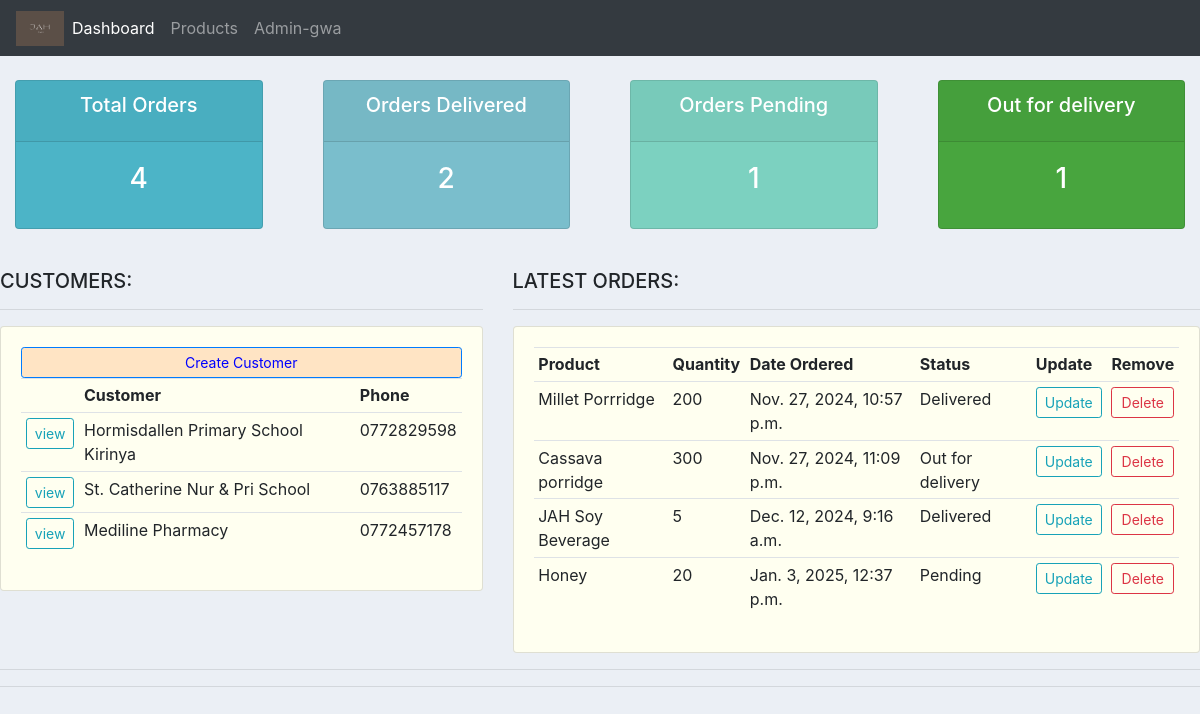
Before: / with the older database file.
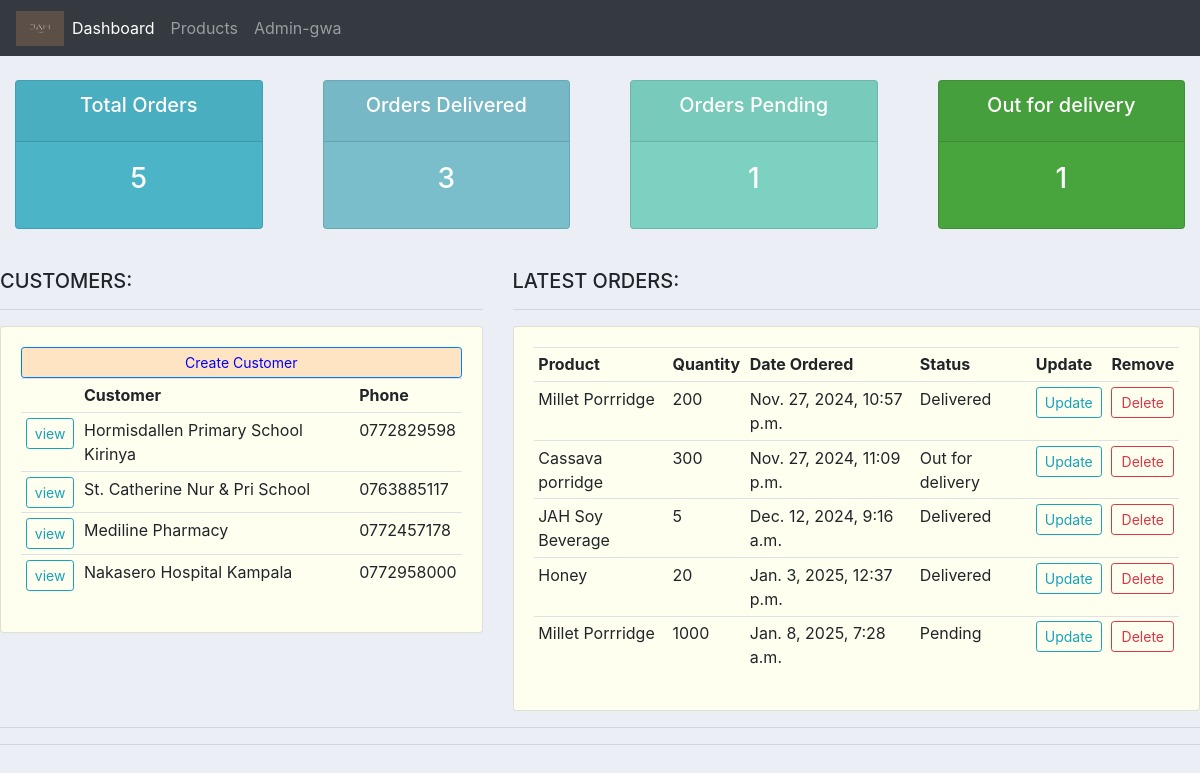
After: the same page with the newer database file.
### Jah_Accounts/models.py (models this page shows, shortened)
class Customer(models.Model):
    name = models.CharField(max_length=200, null=True)
    phone = models.CharField(max_length=200, null=True, blank=True)
    email = models.CharField(max_length=200, null=True, blank=True)
    date_created = models.DateTimeField(auto_now_add=True, null=True, blank=True)

class Order(models.Model):
    STATUS = (
        ('Pending', 'Pending'),
        ('Out for delivery', 'Out for delivery'),
        ('Delivered', 'Delivered'),
    )
    Customer = models.ForeignKey(Customer, null=True, on_delete=models.SET_NULL)
    Product = models.ForeignKey(Product, null=True, on_delete=models.SET_NULL,)
    date_created = models.DateTimeField(auto_now_add=True, null=True)
    status = models.CharField(max_length=200, null=True, choices=STATUS)
    tags = models.ManyToManyField(Tag)
    Quantity = models.CharField(null=True, max_length=4)

class Product(models.Model):
    CATEGORY = (
        ('Flour', 'Flour'),
        ('Honey', 'Honey'),
        ('Spice', 'Spice'),
    )
    name = models.CharField(max_length=200, null=True)
    price = models.FloatField(null=True)
    category = models.CharField(max_length=200, null=True, choices=CATEGORY)
    description = models.CharField(max_length=200, null = True, blank = True)
    date_created = models.DateTimeField(auto_now_add=True, null=True)
    def __str__(self):
        return self.name

### Jah_Accounts/views.py (the view)
# urls.py: path('', views.dashboard, name='home'),
def dashboard(request):
    orders = Order.objects.all()
    customers = Customer.objects.all()
    total_orders = orders.count()
    pending = Order.objects.filter(status = 'Pending').count()
    delivered = Order.objects.filter(status = 'Delivered').count()
    Out_for_Delivery =  Order.objects.filter(status = 'Out for delivery').count()
    context = {'orders': orders, 'customers': customers, 'total_orders': total_orders, 'pending': pending, 'delivered': delivered, 'Out_for_Delivery': Out_for_Delivery}
    return render(request, 'Jah_Accounts/Dashboard.html', context)

### Jah_Accounts/templates/Jah_Accounts/Dashboard.html
{% extends "Jah_Accounts/main.html" %}
{% block content %}
{% include "Jah_Accounts/status.html" %}
<br>
<div class="row">
    <div class="col-md-5">
        <h5>CUSTOMERS:</h5>
        <hr>
        <div class="card card-body" style="background-color: ivory;">
            <a class="btn btn-primary btn-sm btn-block" href="{% url "createCustomer" %}" style="background-color: bisque; color: blue; text-decoration: un;">Create Customer</a>
            <table class="table table-sm"">
                <tr>
                    <th></th>
                    <th>Customer</th>
                    <th>Phone</th>
                </tr>
                {% for customers in customers %}
                  <tr>
                    <td><a class="btn btn-sm btn-outline-info" href="{% url 'customers' customers.id %}">view</a></td>
                    <td>{{ customers.name }}</td>
                    <td>{{ customers.phone }}</td>
                  </tr>
                {% endfor %}
            </table>
        </div>
    </div>
    <div class="col-md-7">
        <h5>LATEST ORDERS:</h5>
        <hr>
        <div class="card card-body" style="background-color: ivory;">
            <table class="table table-sm">
                <tr>
                    <th>Product</th>
                    <th>Quantity</th>
                    <th>Date Ordered</th>
                    <th>Status</th>
                    <th>Update</th>
                    <th>Remove</th>
                </tr>
                {% for y in orders  %}
                    <tr>
                        <td>{{ y.Product }}</td>
                        <td>{{ y.Quantity }}</td>
                        <td>{{ y.date_created }}</td>
                        <td>{{ y.status }}</td>
                        <td><a class="btn btn-outline-info btn-sm " href="{% url 'updateOrder' y.id %}">Update</a></td>
                        <td><a class="btn btn-outline-danger btn-sm btn-block" href="{% url 'deleteOrder' y.id %}">Delete</a></td>
                    </tr>
                {% endfor %}
            </table>
        </div>
    </div>
</div>
<hr>
{% endblock %}

Changed rows visible on the page:
added Customer: name "Nakasero Hospital Kampala", phone "0772958000"
changed Order "Jan. 3, 2025, 12:37 p.m.": status "Pending" → "Delivered"
added Order: Product "Millet Porrridge", Quantity "1000", date_created "Jan. 8, 2025, 7:28 a.m.", status "Pending"
Other visible differences:
{{ total_orders|default:"0" }}: "4" → "5"
{{ delivered|default:"0" }}: "2" → "3"
